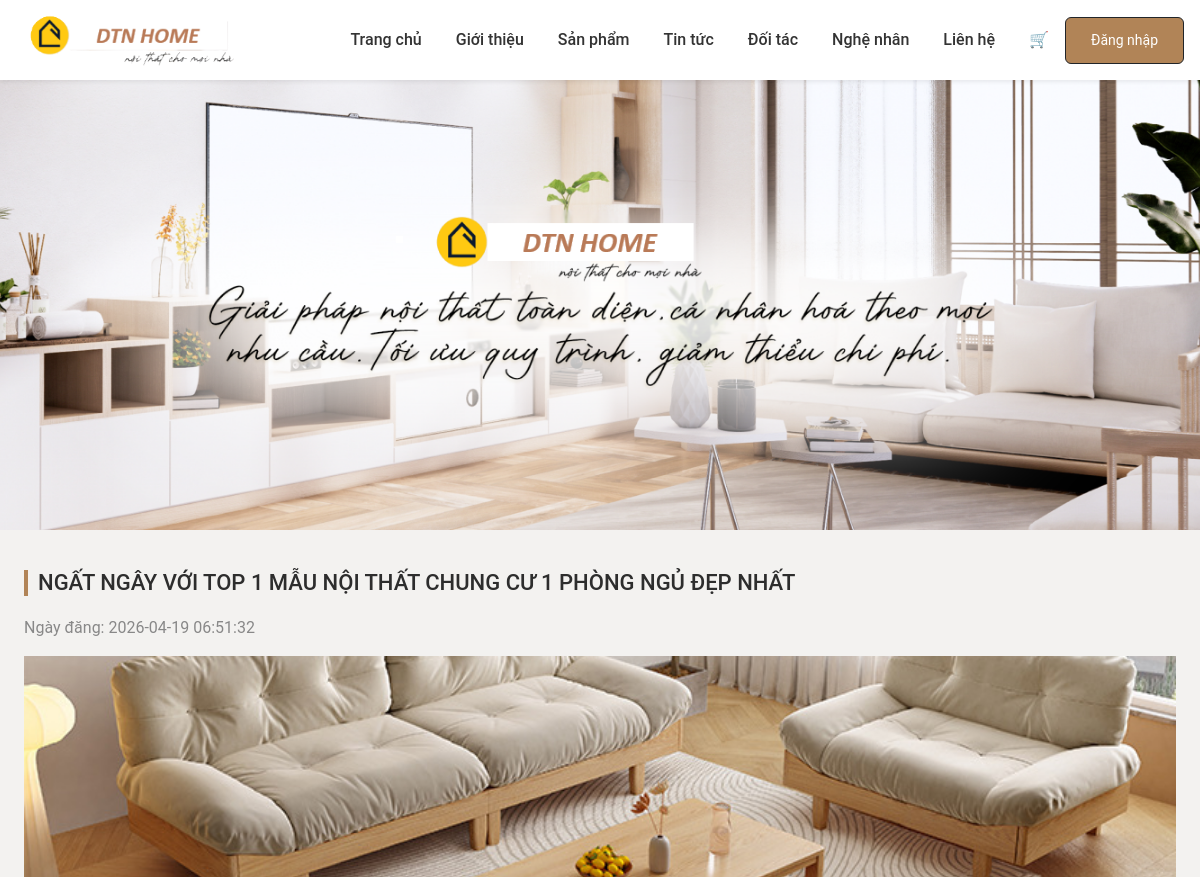
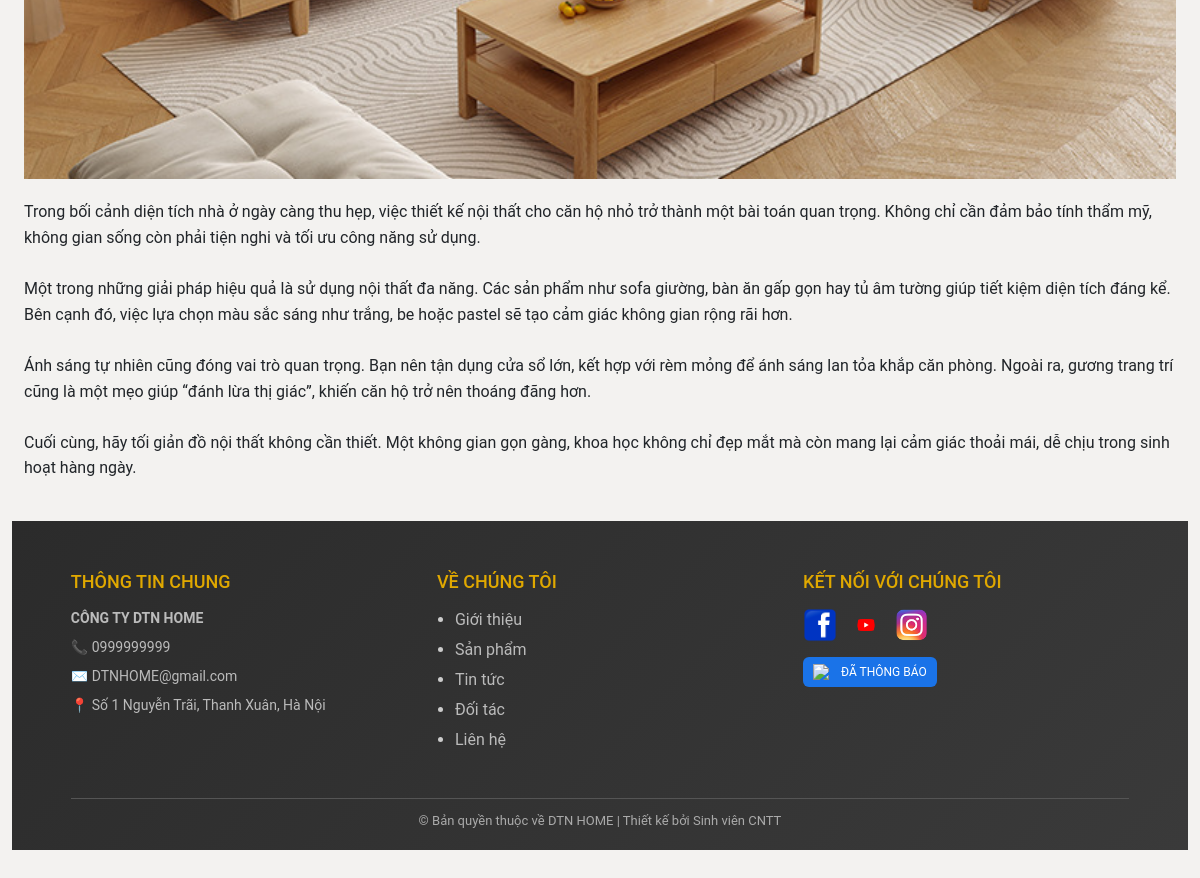
Page /news_detail.php?id=3 on the committed database (2 pictures, top to bottom).
### tables this page shows
CREATE TABLE `banners` (
  `id` int(11) NOT NULL,
  `image` varchar(255) DEFAULT NULL,
  `created_at` timestamp NOT NULL DEFAULT current_timestamp()
);

CREATE TABLE `news` (
  `id` int(11) NOT NULL,
  `title` varchar(255) DEFAULT NULL,
  `content` text DEFAULT NULL,
  `image` varchar(255) DEFAULT NULL,
  `created_at` timestamp NOT NULL DEFAULT current_timestamp()
);

CREATE TABLE `company_info` (
  `id` int(11) NOT NULL,
  `name` varchar(255) DEFAULT NULL,
  `phone` varchar(50) DEFAULT NULL,
  `email` varchar(255) DEFAULT NULL,
  `address` text DEFAULT NULL,
  `facebook` varchar(255) DEFAULT NULL,
  `zalo` varchar(255) DEFAULT NULL,
  `created_at` timestamp NOT NULL DEFAULT current_timestamp()
);

### news_detail.php (the view, shortened to what this page needs)
<?php
include "config/db.php";
include "inc/header.php";
$id = $_GET['id'] ?? 0;
$stmt = $conn->prepare("SELECT * FROM news WHERE id=?");
$stmt->execute([$id]);
$n = $stmt->fetch();
?>
<link rel="stylesheet" href="assets/css/tintuc.css">
<div class="container mt-4">
    <h2><?= $n['title'] ?></h2>
    <p style="color:#888;">
        Ngày đăng: <?= $n['created_at'] ?>
    </p>
    <img src="assets/images/news/<?= $n['image'] ?>" style="width:100%; max-height:400px; object-fit:cover;">
    <div style="margin-top:20px; line-height:1.6;">
        <?= nl2br($n['content']) ?>
    </div>
</div>
<?php include "inc/footer_new.php"; ?>

### inc/header.php (shortened to what this page needs)
<?php
include __DIR__ . "/../config/db.php";
$banners = [];
try {
    $banners = $conn->query("SELECT * FROM banners ORDER BY id DESC LIMIT 3")->fetchAll();
} catch (Exception $e) {
    $banners = [];
}
?>
<!DOCTYPE html>
<html lang="vi">
<head>
<link href="https://cdn.jsdelivr.net/npm/bootstrap@5.3.2/dist/css/bootstrap.min.css" rel="stylesheet">
<link rel="stylesheet" href="/noithat_ngocquangggg/assets/css/style.css">
</head>
<body>
<nav class="navbar navbar-expand-lg navbar-light bg-white shadow-sm">
  <div class="container-fluid px-0 d-flex align-items-center">
    <a class="navbar-brand ms-3" href="/noithat_ngocquangggg/index.php">
      <img src="/noithat_ngocquangggg/assets/images/products/logo111.png" height="50">
    </a>
    <ul class="navbar-nav ms-auto me-3 align-items-center">
      <li class="nav-item"><a class="nav-link" href="/noithat_ngocquangggg/index.php">Trang chủ</a></li>
      <li class="nav-item"><a class="nav-link" href="/noithat_ngocquangggg/gioithieu.php">Giới thiệu</a></li>
      <li class="nav-item"><a class="nav-link" href="/noithat_ngocquangggg/sanpham.php">Sản phẩm</a></li>
      <li class="nav-item"><a class="nav-link" href="/noithat_ngocquangggg/tintuc.php">Tin tức</a></li>
      <li class="nav-item"><a class="nav-link" href="/noithat_ngocquangggg/doitac.php">Đối tác</a></li>
      <li class="nav-item"><a class="nav-link" href="/noithat_ngocquangggg/nghenhan.php">Nghệ nhân</a></li>
      <li class="nav-item"><a class="nav-link" href="/noithat_ngocquangggg/lienhe.php">Liên hệ</a></li>
      <li class="nav-item">
        <a class="nav-link fw-bold" href="/noithat_ngocquangggg/cart.php">🛒</a>
      </li>
      <?php if(isset($_SESSION['user'])): ?>
        <li class="nav-item ms-3">
            <a href="/noithat_ngocquangggg/profile.php" class="user-box">
                <img
                  src="/noithat_ngocquangggg/assets/images/avatar/<?= $_SESSION['user']['avatar'] ?? 'default.png' ?>"
                  class="user-avatar"
                >
                <span class="user-name">
                    <?= $_SESSION['user']['name'] ?? 'User' ?>
                </span>
            </a>
        </li>
        <li class="nav-item ms-2">
            <form action="/noithat_ngocquangggg/logout.php" method="post">
                <button class="btn btn-outline-danger btn-sm">Đăng xuất</button>
            </form>
        </li>
      <?php else: ?>
        <li class="nav-item ms-2">
          <a href="/noithat_ngocquangggg/admin/login.php" class="btn btn-outline-dark btn-sm">
            Đăng nhập
          </a>
        </li>
      <?php endif; ?>
    </ul>
  </div>
</nav>
<?php if(!empty($banners)): ?>
<div class="banner">
  <?php foreach($banners as $b): ?>
    <div class="banner-item">
      <img src="/noithat_ngocquangggg/assets/images/banner/<?= $b['image'] ?>">
    </div>
  <?php endforeach; ?>
</div>
<?php endif; ?>
<div class="container mt-4">

### inc/footer_new.php
<?php
include __DIR__ . "/../config/db.php";
$company = $conn->query("SELECT * FROM company_info LIMIT 1")->fetch();
?>
<link rel="stylesheet" href="assets/css/footer_new.css">
<footer class="ft-new">
    <div class="ft-new-container">
        <div class="ft-col">
            <h4>THÔNG TIN CHUNG</h4>
            <p class="ft-name"><?= $company['name'] ?? 'CÔNG TY TNHH HOÀNG HOAN' ?></p>
            <p>📞 <?= $company['phone'] ?? '0999.999.999' ?></p>
            <p>✉️ <?= $company['email'] ?? 'cskh@hoanghoan.vn' ?></p>
            <p>📍 <?= $company['address'] ?? 'Hà Nội' ?></p>
        </div>
        <div class="ft-col">
            <h4>VỀ CHÚNG TÔI</h4>
            <ul>
                <li><a href="gioithieu.php">Giới thiệu</a></li>
                <li><a href="sanpham.php">Sản phẩm</a></li>
                <li><a href="tintuc.php">Tin tức</a></li>
                <li><a href="doitac.php">Đối tác</a></li>
                <li><a href="lienhe.php">Liên hệ</a></li>
            </ul>
        </div>
        <div class="ft-col">
            <h4>KẾT NỐI VỚI CHÚNG TÔI</h4>
            <div class="ft-icons">
                <a href="#"><img src="assets/images/products/fb.png"></a>
                <a href="#"><img src="assets/images/products/yt.png"></a>
                <a href="#"><img src="assets/images/products/ig.png"></a>
            </div>
            <div class="ft-badge">
                <img src="https://cdn-icons-png.flaticon.com/512/190/190411.png">
                <span>ĐÃ THÔNG BÁO</span>
            </div>
        </div>
    </div>
    <div class="ft-copy">
        © Bản quyền thuộc về DTN HOME | Thiết kế bởi Sinh viên CNTT
    </div>
</footer>

### assets/css/style.css (style rules this page uses)
body { font-family: 'Roboto', Arial, sans-serif; background: #f3f2f0; margin: 0; }
.navbar { padding: 10px 0; }
.navbar-brand { padding: 0; margin: 0; }
.navbar-brand img { height: 60px; width: auto; object-fit: contain; display: block; }
.navbar-nav .nav-link { font-weight: 500; margin-left: 18px; color: #333; }
.btn { display:inline-block; background:#b18457; color:#fff; padding:12px 25px; text-decoration:none; border-radius:6px; }
.banner { width: 100%; overflow: hidden; }
.banner-item { height: 450px; overflow: hidden; }
.banner-item img { width: 100%; height: 100%; object-fit: cover; }
.container h2 { color: #2d2d2d; margin: 40px 0 20px; font-size: 22px; border-left: 4px solid #b18457; padding-left: 10px; }

### assets/css/tintuc.css (style rules this page uses)
.container { max-width: 1200px; margin: 40px auto; }

### assets/css/footer_new.css (style rules this page uses)
.ft-new { width: 100%; background: linear-gradient(135deg, #2b2b2b, #3a3a3a); color: #ccc; padding: 50px 0 20px; }
.ft-new-container { width: 90%; max-width: 1200px; margin: auto; display: grid; grid-template-columns: repeat(3, 1fr); gap: 40px; }
.ft-new h4 { color: #e0a800; margin-bottom: 15px; font-size: 18px; }
.ft-new p { font-size: 14px; margin-bottom: 8px; color: #bbb; }
.ft-name { font-weight: bold; color: #fff; }
.ft-new a { color: #bbb; text-decoration: none; }
.ft-new ul { padding-left: 18px; }
.ft-new li { margin-bottom: 6px; }
.ft-icons { display: flex; gap: 12px; margin-top: 10px; }
.ft-icons img { width: 34px; height: 34px; border-radius: 6px; transition: 0.3s; }
.ft-badge { margin-top: 15px; display: flex; align-items: center; gap: 8px; background: #1a73e8; padding: 6px 10px; border-radius: 6px; width: fit-content; }
.ft-badge img { width: 20px; }
.ft-badge span { color: #fff; font-size: 12px; }
.ft-copy { width: 90%; max-width: 1200px; margin: 30px auto 0; text-align: center; border-top: 1px solid #555; padding-top: 12px; font-size: 13px; color: #aaa; }

### rows in the picture
banners: image (picture)
news: title "NGẤT NGÂY VỚI TOP 1 MẪU NỘI THẤT CHUNG CƯ 1 PHÒNG NGỦ ĐẸP NHẤT", created_at "2026-04-19 06:51:32", image (picture), content "Trong bối cảnh diện tích nhà ở ngày càng thu hẹp, việc thiết kế nội thất cho căn hộ nhỏ trở thành một bài toán quan trọng. Không chỉ cần đảm bảo tính thẩm mỹ, không gian sống còn phải tiện nghi và tối ưu công năng sử dụng. Một trong những giải pháp hiệu quả là sử dụng nội thất đa năng. Các sản phẩm như sofa giường, bàn ăn gấp gọn hay tủ âm tường giúp tiết kiệm diện tích đáng kể. Bên cạnh đó, việc lựa chọn màu sắc sáng như trắng, be hoặc pastel sẽ tạo cảm giác không gian rộng rãi hơn. Ánh sáng tự nhiên cũng đóng vai trò quan trọng. Bạn nên tận dụng cửa sổ lớn, kết hợp với rèm mỏng để ánh sáng lan tỏa khắp căn phòng. Ngoài ra, gương trang trí cũng là một mẹo giúp “đánh lừa thị giác”, khiến…"
company_info: name "CÔNG TY DTN HOME", phone "0999999999", email "DTNHOME@gmail.com", address "Số 1 Nguyễn Trãi, Thanh Xuân, Hà Nội"
